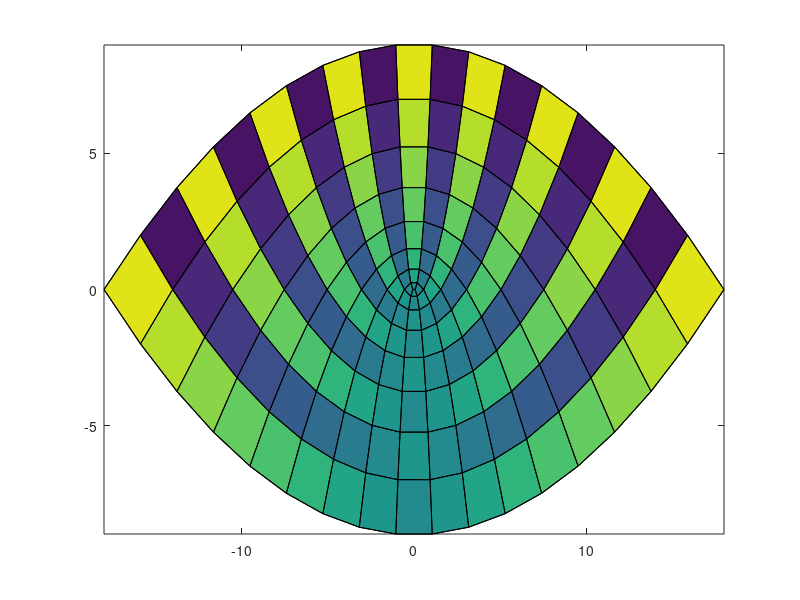

Write MATLAB code to recreate this figure.
[X,Y] = meshgrid(-3:6/17:3);
XX = 2*X.*Y;
YY = X.^2 - Y.^2;
colorscale = [1:18; 18:-1:1];
C = repmat(colorscale,9,1);
pcolor(XX,YY,C);
